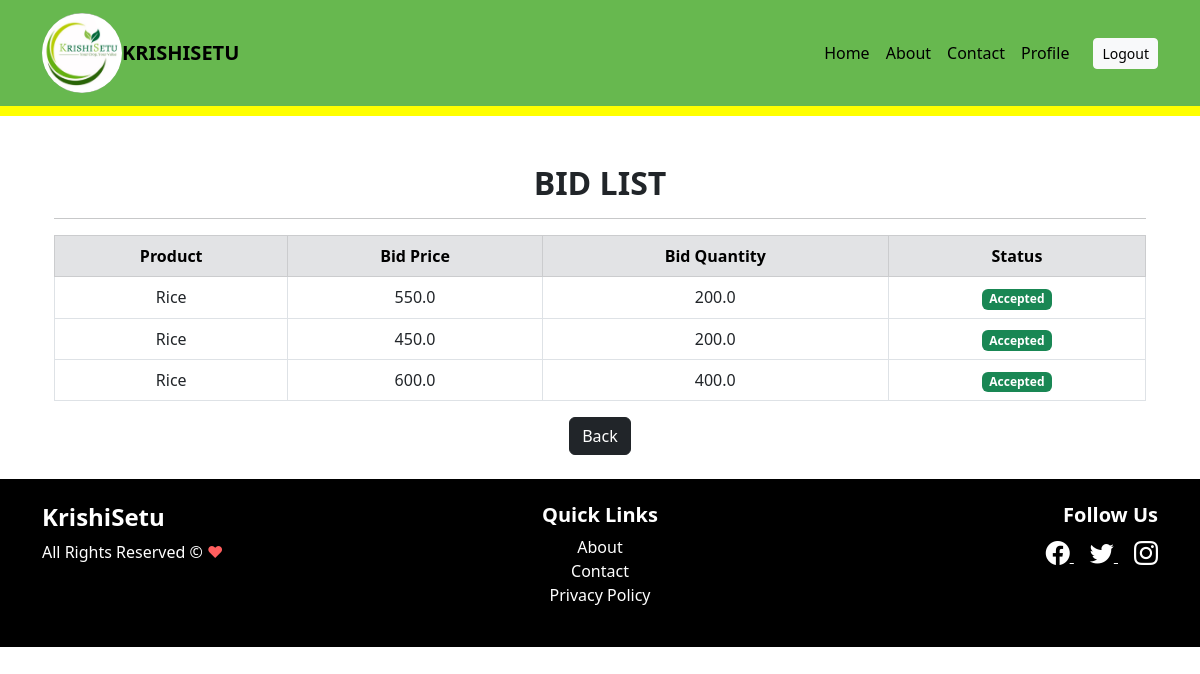
Before: /retailer/bids/ (signed in) with the older database file.
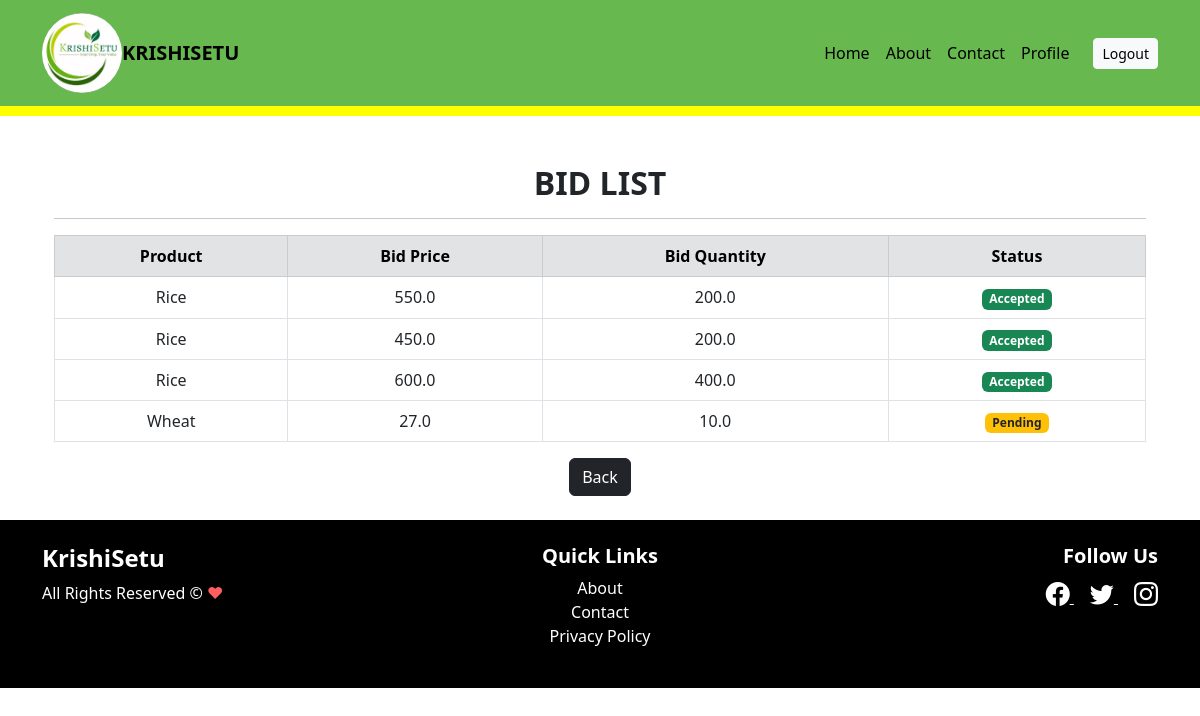
After: the same page with the newer database file.
### Retailer/models.py (models this page shows, shortened)
class Bid(models.Model):
    STATUS_CHOICES = [
        ('Pending', 'Pending'),
        ('Accepted', 'Accepted'),
        ('Rejected', 'Rejected'),
    ]
    retailer = models.ForeignKey(User, on_delete=models.CASCADE)  # The retailer who placed the bid
    product = models.ForeignKey(Product, on_delete=models.CASCADE)  # The product being bid on
    bid_price = models.FloatField()  # The price offered by the retailer
    bid_quantity = models.FloatField()  # The quantity retailer wants
    status = models.CharField(max_length=10, choices=STATUS_CHOICES, default='Pending')  # Status of the bid

### Farmer/models.py (models this page shows, shortened)
class Product(models.Model):
    COMMODITY_CHOICES = [
        ('Wheat', 'Wheat'),
        ('Rice', 'Rice'),
        ('Pulses', 'Pulses'),
    ]
    BASE_PRICE_DEFAULTS = {
        'Wheat': 25.00,
        'Rice': 30.00,
        'Pulses': 50.00,
    }
    farmer = models.ForeignKey(User, on_delete=models.CASCADE, default=1)
    commodity = models.CharField(max_length=100, choices=COMMODITY_CHOICES)
    quantity = models.FloatField()
    farmerprice = models.DecimalField(max_digits=10, decimal_places=2)
    baseprice = models.DecimalField(max_digits=10, decimal_places=2, null=True, blank=True)
    soldquantity = models.FloatField(default=0)
    product_photo = models.ImageField(upload_to='product_images/', null=True, blank=True)

### Retailer/views.py (the view)
# urls.py: path('bids/', retailer_bids, name='retailer_bids'),  # ✅ Show placed bids
@login_required
def retailer_bids(request):
    retailer_bids = Bid.objects.filter(retailer=request.user).select_related("product")
    return render(request, "retailer_bids.html", {"retailer_bids": retailer_bids})

### Retailer/templates/retailer_bids.html
{% extends 'base.html' %}
{% block content %}
<div class="container mt-5">
    <h2 class="text-center fw-bold">BID LIST</h2>
    <hr>
    <table class="table table-bordered mt-3 text-center">
        <thead class="thead-dark">
            <tr class="table-secondary">
                <th>Product</th>
                <th>Bid Price</th>
                <th>Bid Quantity</th>
                <th>Status</th>
            </tr>
        </thead>
        <tbody>
            {% for bid in retailer_bids %}
            <tr>
                <td>{{ bid.product.commodity }}</td>
                <td>{{ bid.bid_price }}</td>
                <td>{{ bid.bid_quantity }}</td>
                <td>
                    {% if bid.status == "Accepted" %}
                        <span class="badge bg-success">Accepted</span>
                    {% elif bid.status == "Rejected" %}
                        <span class="badge bg-danger">Rejected</span>
                    {% else %}
                        <span class="badge bg-warning text-dark">Pending</span>
                    {% endif %}
                </td>
            </tr>
            {% empty %}
            <tr>
                <td colspan="4" class="text-center">No bids placed yet.</td>
            </tr>
            {% endfor %}
        </tbody>
    </table>
    <div class="text-center mt-3">
        <a href="{% url 'retailer_dashboard' %}" class="btn btn-dark">Back</a>
    </div>
</div>
{% endblock %}

Changed rows visible on the page:
added Bid: product.commodity "Wheat", bid_price "27.0", bid_quantity "10.0", status "Pending"
